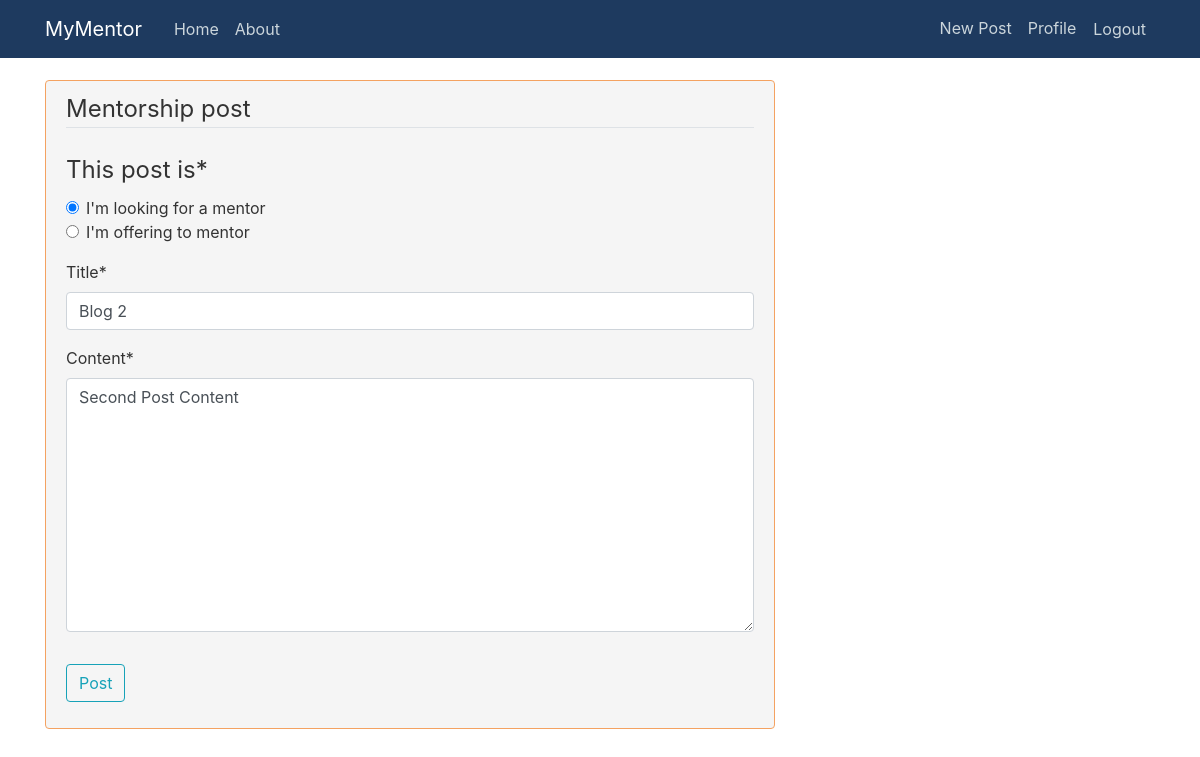
Page /home/post/2/update (signed in) on the committed database.
### blog/models.py (models this page shows, shortened)
class Post(models.Model):
    SEEKING = 'seeking'
    OFFERING = 'offering'
    KIND_CHOICES = [
        (SEEKING, "I'm looking for a mentor"),
        (OFFERING, "I'm offering to mentor"),
    ]
    title = models.CharField(max_length=100)
    content = models.TextField()
    date_posted = models.DateTimeField(default=timezone.now)
    author = models.ForeignKey(User, on_delete=models.CASCADE)
    kind = models.CharField('This post is', max_length=10, choices=KIND_CHOICES, default=SEEKING)

### blog/views.py (the view, shortened to what this page needs)
# urls.py: path('post/<int:pk>/update', PostUpdateView.as_view(), name='post-update'),
class PostUpdateView(LoginRequiredMixin, UserPassesTestMixin, UpdateView):
    model = Post
    form_class = PostForm
    def test_func(self):
        post = self.get_object()
        if self.request.user == post.author:
            return True
        return False

### blog/forms.py
class PostForm(forms.ModelForm):
    class Meta:
        model = Post
        fields = ['kind', 'title', 'content']
        widgets = {
            'kind': forms.RadioSelect,
        }

### blog/templates/blog/post_form.html (shortened to what this page needs)
{% extends 'blog/base.html' %}
{% load crispy_forms_tags  %}
{% block content %}
    <div class="content-section">
        <form method="POST">
                <fieldset class="form-group">
                        <legend class="border-bottom mb-4">Mentorship post</legend>
                        {{ form|crispy }}
                </fieldset>
                <div class="form-group">
                    <button class="btn btn-outline-info" type="submit">Post</button>
                </div>
        </form>
    </div>
{% endblock content %}

### blog/static/blog/main.css (style rules this page uses)
body { background: #ffffff; color: #333333; margin-top: 5rem; }
.content-section { background: #F5F5F5; padding: 10px 20px; border: 1px solid #dddddd; border-radius: 4px; border-color: #F4A261; margin-bottom: 20px; }

### rows in the picture
Post: kind "☑ I'm looking for a mentor ☐ I'm offering to mentor", title "Blog 2", content "Second Post Content"
